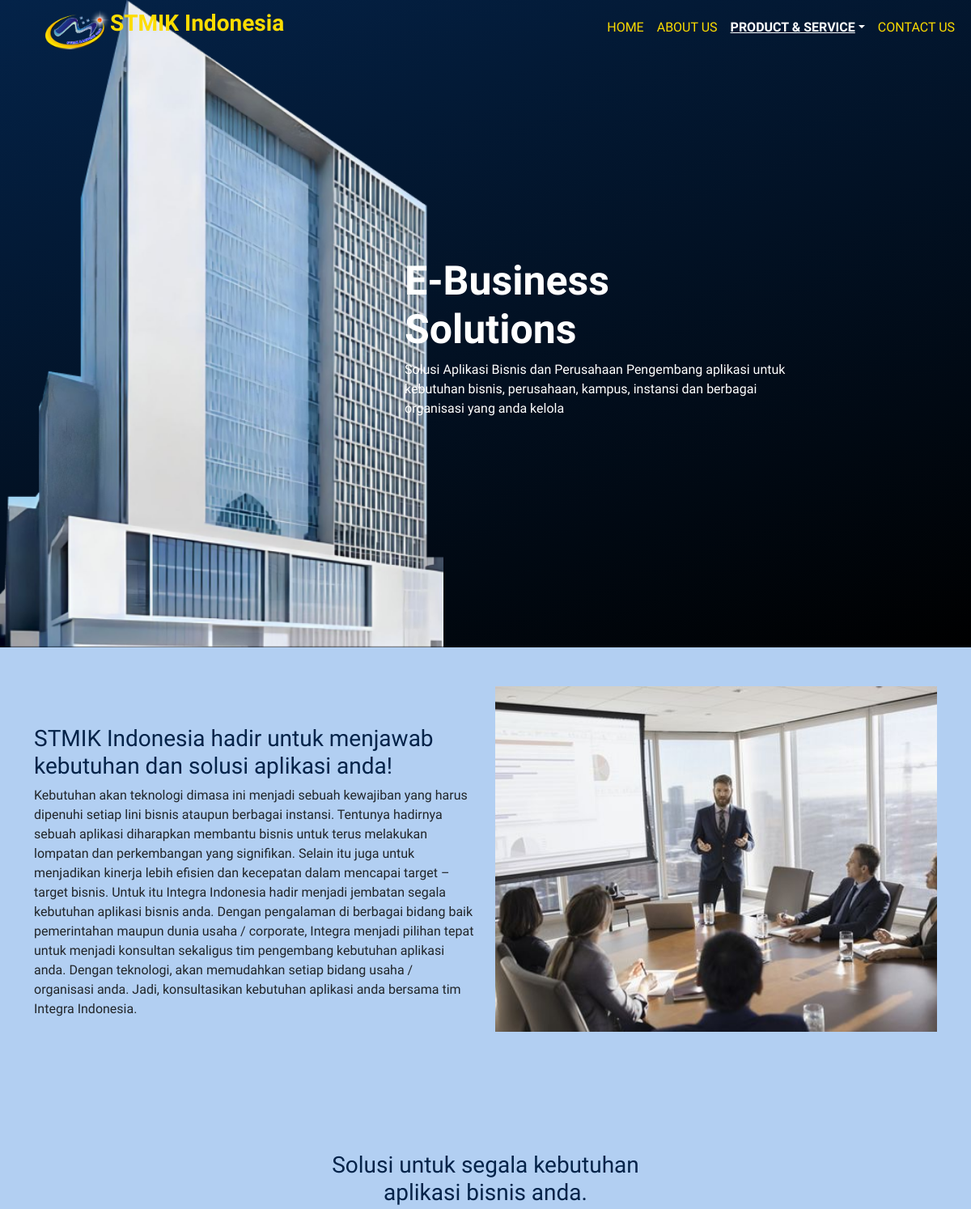
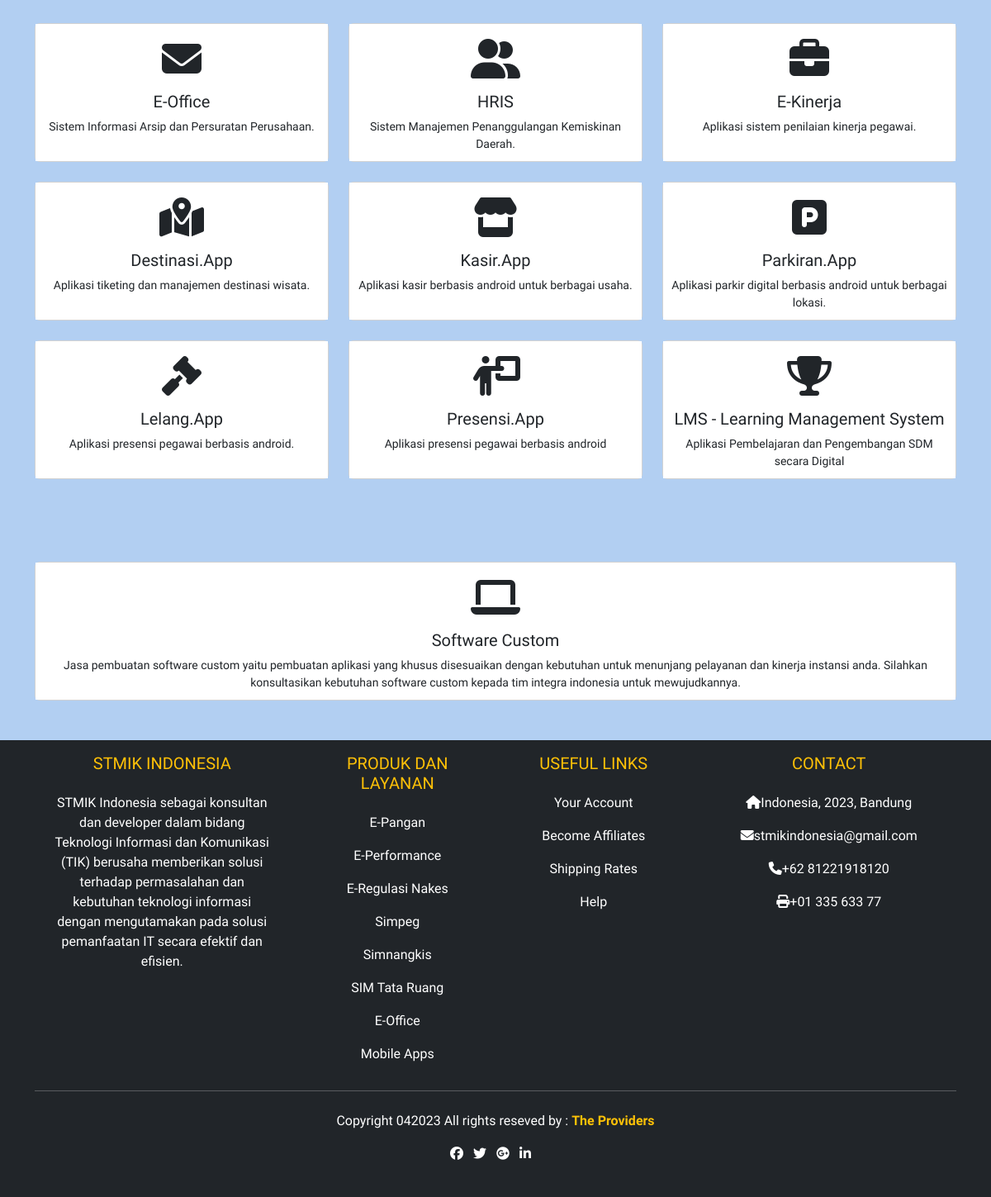
Page /company_profile/business.php on the committed database (2 pictures, top to bottom).
### tables this page shows
CREATE TABLE `h_hero` (
  `id` int(11) NOT NULL,
  `title` varchar(100) NOT NULL,
  `description` text NOT NULL,
  `category` varchar(100) NOT NULL
);

CREATE TABLE `h_section` (
  `id` int(11) NOT NULL,
  `img` text NOT NULL,
  `title` varchar(255) NOT NULL,
  `sub_title` varchar(255) NOT NULL,
  `description` text NOT NULL,
  `category` varchar(100) NOT NULL
);

CREATE TABLE `ps_application` (
  `id` int(11) NOT NULL,
  `icon` text NOT NULL,
  `title` varchar(100) NOT NULL,
  `description` text NOT NULL,
  `category` varchar(100) NOT NULL
);

### company_profile/business.php (the view)
<?php
include("header.php");
include("inc/koneksi.php");
$data = mysqli_query($koneksi, "SELECT * from h_hero WHERE category = 'business'");
$data2 = mysqli_query($koneksi, "SELECT * from ps_application WHERE category = 'business'");
$data3 = mysqli_query($koneksi, "SELECT * from h_section WHERE category = 'business'");
$data = mysqli_fetch_array($data);
$d3 = mysqli_fetch_all($data3);
?>
<section id="hero" class="overflow-hidden">
    <div class="row h-100">
        <div class="row h-100">
            <div class="col-md-5">
                <img src="assets/img/hero.png" alt="" class="h-100 ">
            </div>
            <div class="col-md-5 hero-tagline my-auto">
                <h1><?= $data['title'] ?></h1>
                <p>
                    <?= $data['description'] ?>
                </p>
            </div>
        </div>
    </div>
</section>
<section id="mission">
    <div class="container">
        <di class="row my-5">
            <div class="col-6 text-center">
                <div class="content mt-5">
                    <h2><?= $d3[0][2] ?></h2>
                    <p><?= $d3[0][4] ?></p>
                </div>
            </div>
            <div class="col-6">
                <img src="assets/uploaded/<?= $d3[0][1] ?>" alt="" class="float">
            </div>
        </di>
    </div>
</section>
<section id="layanan">
    <div class="container">
        <div class="col-12 text-center">
            <h2>Solusi untuk segala kebutuhan <br> aplikasi bisnis anda.</h2><br>
        </div>
        <div class="row row-cols-3 g-4 justify-content-center text-center">
            <?php while ($d2 = mysqli_fetch_array($data2)) { ?>
                <div class="col">
                    <div class="card h-100">
                        <div class="card-body">
                            <div class="position-relative mt-2 mb-3 fa-3x">
                                <i class="fa fa-solid fa-<?= $d2['icon'] ?>"></i>
                            </div>
                            <h5 class="card-title"><?= $d2['title'] ?></h5>
                            <p class="card-text"><?= $d2['description'] ?></p>
                        </div>
                    </div>
                </div>
            <?php } ?>
        </div>
    </div>
</section>
<section id="custom" class="container">
    <div class="card m-auto mb-5 text-center" style="max-width: 100%;">
        <div class="card-body">
            <i class="fa fa-3x fa-solid fa-laptop mb-3 mt-2"></i>
            <h5 class="card-title">Software Custom</h5>
            <p class="card-text">Jasa pembuatan software custom yaitu pembuatan aplikasi yang khusus disesuaikan
                dengan kebutuhan untuk menunjang pelayanan dan kinerja instansi anda. Silahkan konsultasikan
                kebutuhan software custom kepada tim integra indonesia untuk mewujudkannya.</p>
        </div>
    </div>
</section>
<?php
include 'footer.php'; ?>

### company_profile/css/style1.css (style rules this page uses)
body { font-family: 'Poppins', sans-serif; font-family: 'Signika', sans-serif; background-color: #B2CFF2; }
* { z-index: 2; }
#hero { background: linear-gradient(160deg, var(--pr-color),#000); height: 100vh; width: 100%; }
.hero-tagline h1 { color: #fff; font-weight: 700; font-size: 50px; margin-top: 50px; }
.hero-tagline p { color: #fff; }
#layanan { padding: 100px 0; }
h2 { font-size: 28px; font-weight: 500; color: var(--pr-color); }
.float { display: flex; float: left; align-items: center; object-fit: cover; max-width: 100%; height: 100%; }
.content { overflow: hidden; text-align: left; }
.card-body p { font-size: 14px; }
.card-body { box-sizing: border-box; width: 100%; background-color: #fff; padding: 10px; box-shadow: 0 0 0 7px 3px rgba(0, 0, 0, 0.05); margin: auto; transition: all .2s ease-in; }

### rows in the picture
h_hero: title "E-Business Solutions", description "Solusi Aplikasi Bisnis dan Perusahaan Pengembang aplikasi untuk kebutuhan bisnis, perusahaan, kampus, instansi dan berbagai organisasi yang anda kelola"
h_section: title "STMIK Indonesia hadir untuk menjawab kebutuhan dan solusi aplikasi anda!", description "Kebutuhan akan teknologi dimasa ini menjadi sebuah kewajiban yang harus dipenuhi setiap lini bisnis ataupun berbagai instansi. Tentunya hadirnya sebuah aplikasi diharapkan membantu bisnis untuk terus melakukan lompatan dan perkembangan yang signifikan. Selain itu juga untuk menjadikan kinerja lebih efisien dan kecepatan dalam mencapai target – target bisnis. Untuk itu Integra Indonesia hadir menjadi jembatan segala kebutuhan aplikasi bisnis anda. Dengan pengalaman di berbagai bidang baik pemerintahan maupun dunia usaha / corporate, Integra menjadi pilihan tepat untuk menjadi konsultan sekaligus tim pengembang kebutuhan aplikasi anda. Dengan teknologi, akan memudahkan setiap bidang usaha /…", img (picture)
ps_application: title "E-Office", description "Sistem Informasi Arsip dan Persuratan Perusahaan."
ps_application: title "HRIS", description "Sistem Manajemen Penanggulangan Kemiskinan Daerah."
ps_application: title "E-Kinerja", description "Aplikasi sistem penilaian kinerja pegawai."
ps_application: title "Destinasi.App", description "Aplikasi tiketing dan manajemen destinasi wisata."
ps_application: title "Kasir.App", description "Aplikasi kasir berbasis android untuk berbagai usaha."
ps_application: title "Parkiran.App", description "Aplikasi parkir digital berbasis android untuk berbagai lokasi."
ps_application: title "Lelang.App", description "Aplikasi presensi pegawai berbasis android."
ps_application: title "Presensi.App", description "Aplikasi presensi pegawai berbasis android"
ps_application: title "LMS - Learning Management System", description "Aplikasi Pembelajaran dan Pengembangan SDM secara Digital"
